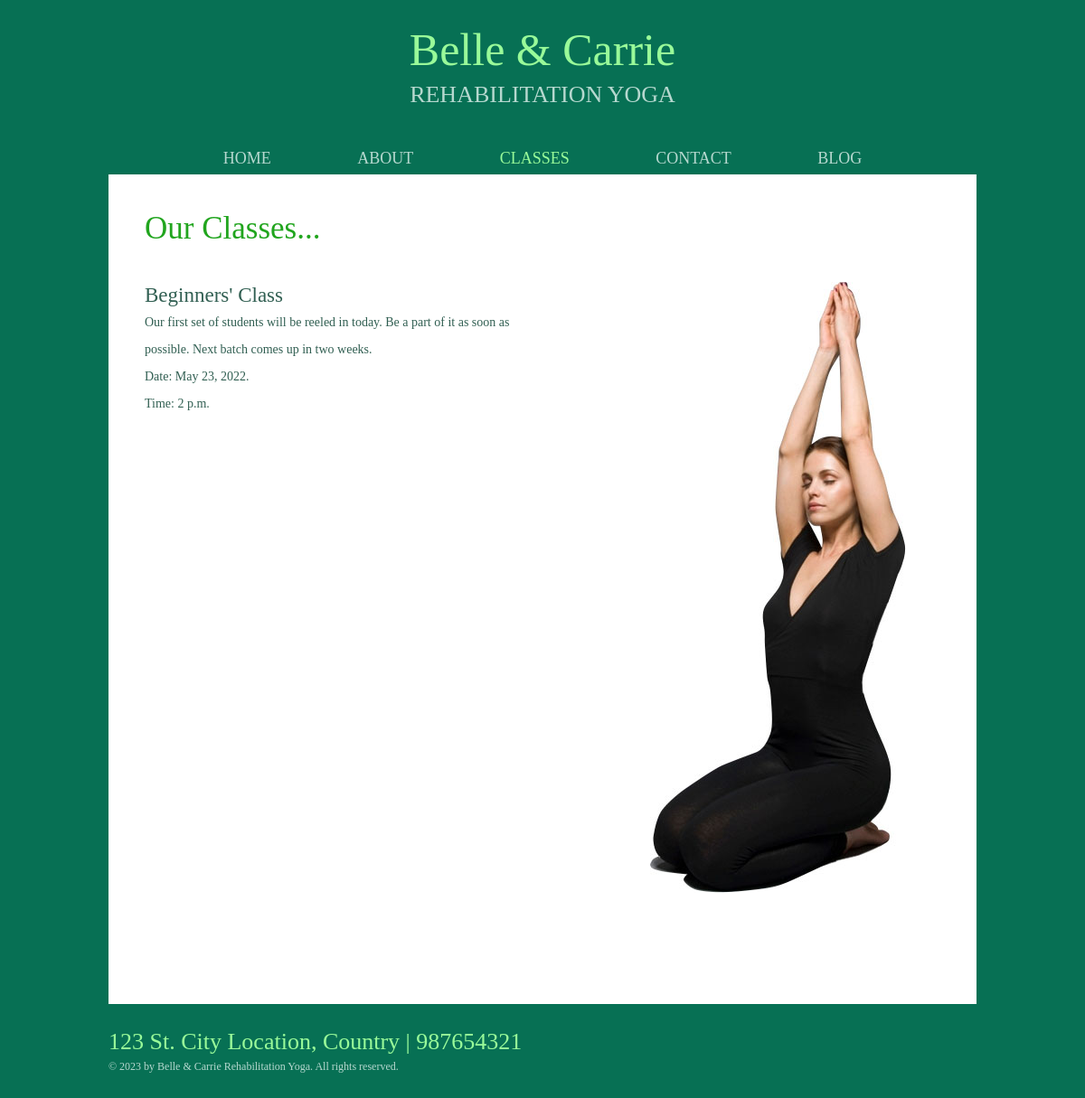
Page /yoga_classes/classes/ on the committed database.
### yoga_classes/models.py (models this page shows, shortened)
class Class(models.Model):
    class_name = models.CharField(max_length=200)
    class_about = models.TextField()
    class_date = models.DateField()
    class_time = models.TimeField()

### yoga_classes/views.py (the view)
# urls.py: path('classes/', views.classes, name='classes'),
def classes(request):
    classroom = Class.objects.all()
    return render(request, 'yoga_classes/classes.html', {'classroom': classroom})

### yoga_classes/templates/yoga_classes/classes.html (shortened to what this page needs)
{% load static %}
<!DOCTYPE html>
<html>
<head>
	<link rel="stylesheet" href="{% static 'css/style.css' %}">
	<link rel="stylesheet" href="{% static 'css/mobile.css' %}">
</head>
<body>
	<div id="header">
		<h1><a href="{% url 'yoga_home:homepage' %}">Belle &amp; Carrie <span>Rehabilitation Yoga</span></a></h1>
		<ul id="navigation">
			<li>
				<a href="{% url 'yoga_home:homepage' %}">Home</a>
			</li>
			<li>
				<a href="{% url 'yoga_about:about' %}">About</a>
			</li>
			<li class="current">
				<a href="{% url 'yoga_classes:classes' %}">Classes</a>
			</li>
			<li>
				<a href="{% url 'yoga_contact:contact' %}">Contact</a>
			</li>
			<li>
				<a href="{% url 'yoga_blog:blog' %}">Blog</a>
			</li>
		</ul>
	</div>
	<div id="body">
		<h2>Our Classes...</h2>
		<div class="content">
			{% for class in classroom %}
			<div>
				<div class="section">
					<h3>{{class.class_name}}</h3>
					<p>{{class.class_about}}</p>
					<span>Date: {{class.class_date}}.</span>
					<span>Time: {{class.class_time}}</span>
				</div>
			</div>
			{% endfor %}
			<img src="{% static 'yoga_classes/media/lady-in-yoga.jpg' %}" alt="image" class="figure">
		</div>
	</div>
	<div id="footer">
		<div>
			<span>123 St. City Location, Country | 987654321</span>
			<p>
				&copy; 2023 by Belle &amp; Carrie Rehabilitation Yoga. All rights reserved.
			</p>
		</div>
		<div id="connect">
			<a href="https://freewebsitetemplates.com/go/facebook/" id="facebook" target="_blank">Facebook</a>
			<a href="https://freewebsitetemplates.com/go/twitter/" id="twitter" target="_blank">Twitter</a>
			<a href="https://freewebsitetemplates.com/go/googleplus/" id="googleplus" target="_blank">Google&#43;</a>
			<a href="https://freewebsitetemplates.com/go/pinterest/" id="pinterest" target="_blank">Pinterest</a>
		</div>
	</div>
</body>
</html>

### yoga_blog/static/css/style.css (style rules this page uses)
body { background: #077054; color: #315f52; font-family: 'latoregular'; font-size: 14px; margin: 0; padding: 0; }
a { outline: none; }
img { border: none; }
p { line-height: 30px; margin: 0; }
#header { margin: 0 auto; max-width: 960px; }
#header h1 { font-size: 50px; font-weight: normal; line-height: 50px; margin: 0; padding: 30px 0; text-align: center; }
#header h1 a { color: #99fa99; text-decoration: none; }
#header h1 a span { color: #b6d8cf; display: block; font-family: 'nixie_oneregular'; font-size: 26px; text-transform: uppercase; }
#header ul#navigation { list-style: none; margin: 0; padding: 0; text-align: center; }
#header ul#navigation li { display: inline; line-height: 30px; position: relative; }
#header ul#navigation li a { color: #b6d8cf; font-size: 18px; padding: 0 46px; text-align: center; text-decoration: none; text-transform: uppercase; }
#header ul#navigation li.current a { color: #99fa99; }
#body { background: #ffffff; margin: 1px auto 0; max-width: 880px; min-height: 827px; overflow: hidden; padding: 45px 40px 46px; }
#body > h2 { color: #21a51e; font-family: 'nixie_oneregular'; font-size: 35px; font-weight: normal; line-height: 30px; margin: 0; padding: 0 0 44px; }
#body img.figure { display: block; float: right; margin: 74px 38px 46px 0; max-width: 100%; width: auto; }
#body div.content { overflow: hidden; }
#body div.content > div { float: left; width: 510px; }
#body div.content h3, #body form h3, #body ul.blog li h3 { font-family: 'nixie_oneregular'; font-size: 23px; font-weight: normal; line-height: 30px; margin: 0; padding: 25px 0 0; }
#body div.content h3:first-child, #body div.content div div.section:first-child { padding: 0; }
#body div.content img.figure { margin: 0 38px 46px 0; }
#body div.content div div.section { padding: 55px 0 0; width: 430px; }
#body div.content div div.section span { display: block; line-height: 30px; }
#footer { margin: 0 auto; max-width: 960px; overflow: hidden; padding: 30px 0 60px; }
#footer div { float: left; width: 500px; }
#footer div span { color: #99fa99; display: block; font-size: 26px; line-height: 24px; }
#footer div p { color: #b6d8cf; font-size: 12px; line-height: 30px; }
#footer div#connect { float: right; overflow: hidden; width: auto; }
#footer div#connect a { background: url(../images/icons.png) no-repeat; display: block; float: left; text-indent: -99999px; }
#footer div#connect a#facebook { background-position: 0 0; height: 30px; width: 16px; }
#footer div#connect a#twitter { background-position: 0 -30px; height: 30px; margin: 0 0 0 28px; width: 37px; }
#footer div#connect a#googleplus { background-position: 0 -61px; height: 32px; margin: 0 0 0 19px; width: 32px; }
#footer div#connect a#pinterest { background-position: 0 -94px; height: 30px; margin: 0 0 0 23px; width: 30px; }

### rows in the picture
Class: class_name "Beginners' Class", class_about "Our first set of students will be reeled in today. Be a part of it as soon as possible. Next batch comes up in two weeks.", class_date "May 23, 2022", class_time "2 p.m."
